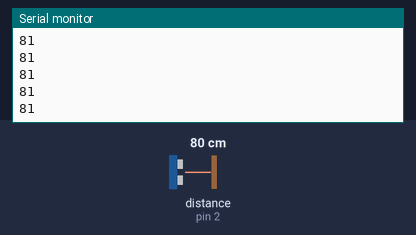
This sketch was run on a simulated Arduino Uno, built with avr-gcc and run on an emulated ATmega328P. Parts: the last lines printed to the serial monitor. Wiring (inferred from the names in the program): ultrasonic range finder: trigger pin 3; echo pin 2. The test bench sets the inputs (shaded band); at power-on: distance to the obstacle (sensor on pin 2) 80 cm. The echo pulse lasts 58.3 µs per cm.

Above: at 1.2 s.
1.3 s: distance to the obstacle (sensor on pin 2) set to 2 cm
At 2.4 s:
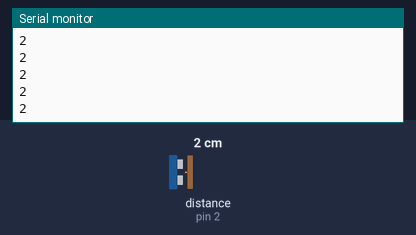
2.8 s: distance to the obstacle (sensor on pin 2) set to 4 cm
At 3.7 s:
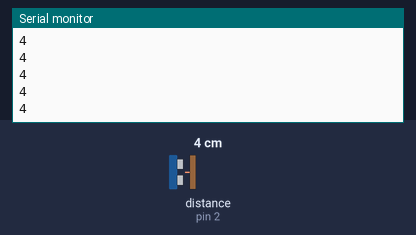
Timing chart, 0 to 5.8 s (numbered marks = the images above; inputs shaded):
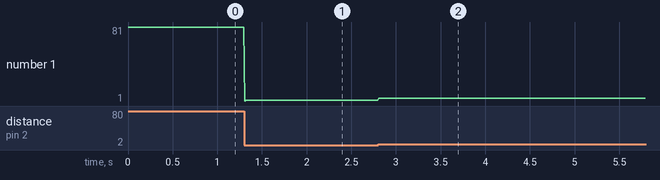

Measured:
- after the input at 1.3 s, the serial monitor: prints a new line at once (image 1)
- after the input at 2.8 s, the serial monitor: prints a new line at once (image 2)
- plotted number 1: 81 → 2 after the input at 1.3 s, 2 → 4 after the input at 2.8 s

The sketch:

ultrasonic.ino
```cpp
long cm;
long duration;

long distance;

int echoPin = 2;
int triggerPin = 3;

void setup()
{
  pinMode(echoPin,INPUT);
  pinMode(triggerPin,OUTPUT);
  Serial.begin(9600);
}

void loop()
{
  distance = getDistance();
  Serial.println(distance);
  delay(10);


}

long getDistance()
{
  digitalWrite(triggerPin,LOW);
  delayMicroseconds(2);
  digitalWrite(triggerPin,HIGH);
  delayMicroseconds(80);
  digitalWrite(triggerPin,LOW);

duration = pulseIn(echoPin,HIGH);

cm = duration/57;
if(cm<200)
{
return cm;
}
else
{
 return -1;
}

}
```
